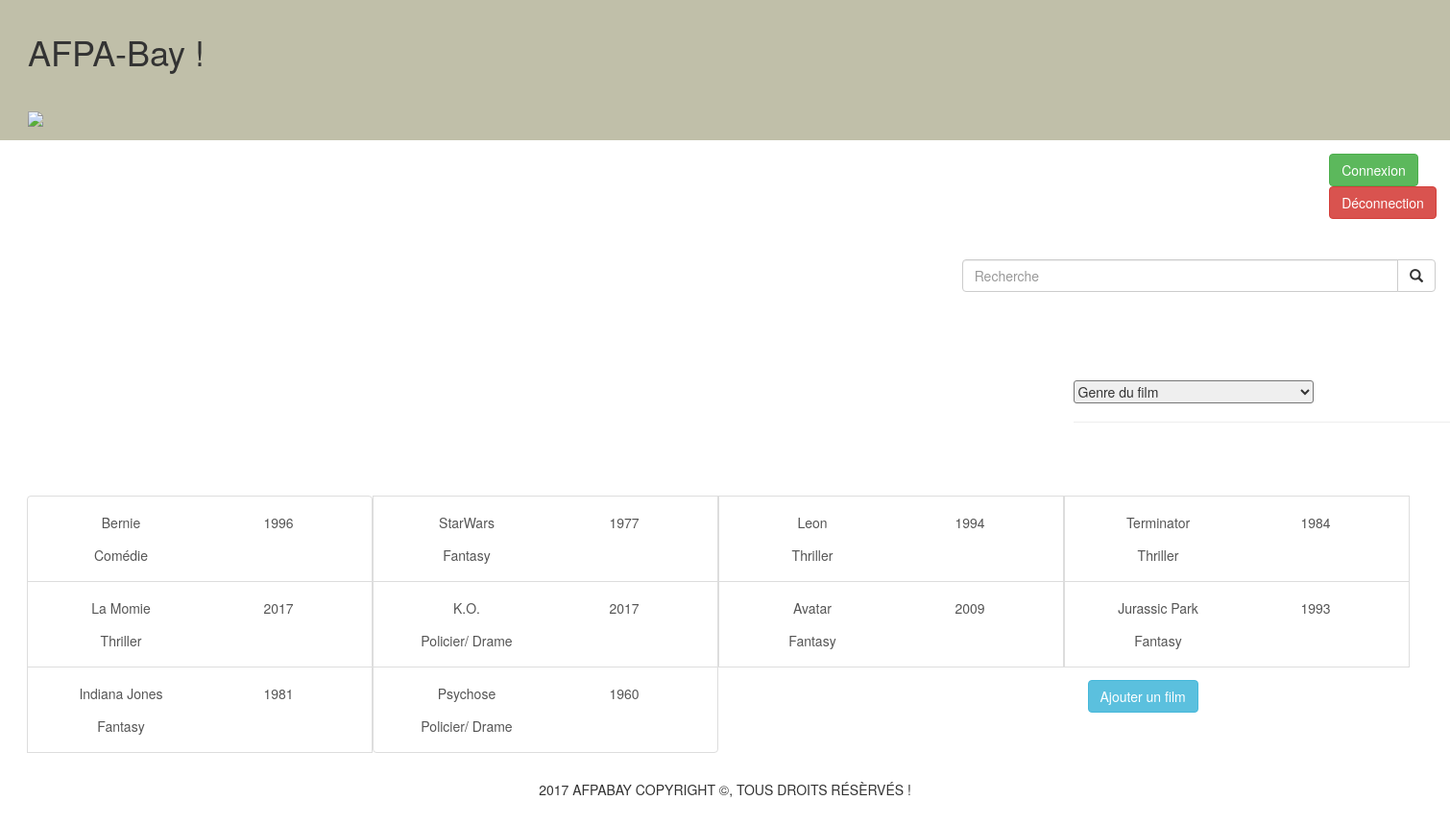
Page /PagesWeb/filmk.php on the committed database.
### tables this page shows
CREATE TABLE IF NOT EXISTS `film` (
  `ID` int(11) NOT NULL AUTO_INCREMENT,
  `titre` varchar(256) NOT NULL,
  `realisateur` varchar(256) NOT NULL,
  `acteurs` varchar(1024) NOT NULL,
  `année` int(255) NOT NULL,
  `lienimage` varchar(256) DEFAULT NULL,
  `IDgenre` int(10) NOT NULL,
  `genre` varchar(50) NOT NULL,
  PRIMARY KEY (`ID`)
);

### PagesWeb/filmk.php (the view, shortened to what this page needs)
<!DOCTYPE html>
<html>
    <?php
   include 'bddConnect.php';
    ?>
    <head>
        <link rel="stylesheet" href="bootstrap/css/bootstrap.css"/>
        <link rel="stylesheet" href="stylefilm.css"/>
    </head>
    <?php include 'BayHeader.php'; ?>
    <body class="">
        <div class="connexion col-xs-12 input-group col-xs-4 col-xs-offset-11"><a href="deconnection.php" role="button" class="btn btn-success">Connexion</a>
                                                                         </br> <a href="deconnection.php" role="button" class="btn btn-danger">Déconnection</a>
    </div>
<div class="recherche col-xs-12">
            <?php
            $filtre = filter_input(INPUT_GET, 'recherche', FILTER_SANITIZE_STRING);
            if ($filtre){
                $bob = $bdd->prepare('SELECT * FROM film WHERE titre LIKE :recherche');
                $bob->bindValue(':recherche', '%'.$filtre.'%', PDO::PARAM_STR);
                $bob->execute();
            }else {
                $bob = $bdd->query('SELECT * FROM film');
            }
            ?>
            <form>
                <div class="input-group col-xs-4 col-xs-offset-8">
                    <input type="text" class="form-control" placeholder="Recherche" name="recherche" value=<?php echo $filtre ?>>
                  <div class="input-group-btn">
                    <button class="btn btn-default" type="submit">
                      <i class="glyphicon glyphicon-search"></i>
                    </button>
                  </div>
                </div>
            </form>
      <?php
      include "index.php";
      ?>
</div>
        <div id="main">
            <div id="ul">
                <div class="list-group">
                    <?php
                        if ($bob){ $reponse = $bob;}
                        while ($donnees = $reponse->fetch(PDO::FETCH_ASSOC))
                            {
                            echo'<a href="filmDetail.php?titre='.$donnees["titre"].'"class="list-group-item col-xs-6 col-lg-3 col-md-6">
                            <div class = "datacontainer col-xs-6 col-lg-6 col-md-6"> '.$donnees["titre"].'</div>
                            <div class = "datacontainer col-xs-6 col-lg-6 col-md-6"> '.$donnees['année'].'</div>
                            <div class = "datacontainer col-xs-6 col-lg-6 col-md-6"> '.$donnees['genre'].'</div></a>'
                            ;
                            }
                            echo '</div>';
                    ?>
            </div>
            </div>
             <div class="col-xs-12 input-group col-xs-4 col-xs-offset-9"><a href="ajoutFilm.php" role="button" class="btn btn-info">Ajouter un film</a>
             </div>
    </body>
    <?php include 'BayFooter.php'; ?>
</html>

### redund/BayHeader.php
<!DOCTYPE html>
<header class="col-xs-12">
    <div id="divtitre_header" class="">
        <h1 class="">AFPA-Bay !
        <?php if (isset($_SESSION['ID'])) {
                                echo '('.$_SESSION['ID'].')';} ?></h1>
    </div>
    <div id="divtitre_logo">
        <img src="logo.jpeg">
    </div>
</header>

### genre/index.php (shortened to what this page needs)
<!DOCTYPE html>
<html>
<head>
	<link rel="stylesheet" href="bootstrap/css/bootstrap.css"/>
</head>
<body>
<div class="container col-xs-12">
<div class="page-header input-group col-xs-5 col-xs-offset-9">
	<h5>
		<select id="products_Film">
		<option value="" selected="selected">Genre du film</option>
		</select>
	</h5>
</div>
<div class="" id="display"></div>
</div>
</body>
</html>

### redund/BayFooter.php (shortened to what this page needs)
<!DOCTYPE html>
<head>
        <link rel="stylesheet" href="stylefilm.css"/>
    </head>
<footer class="col-xs-12">
    <div id="div_footer" class="">
        <div id='foot'>2017 afpaBAY Copyright ©, Tous droits résèrvés !</div>
    </div>
</footer>

### CSS/stylefilm.css (style rules this page uses)
html { background-color: white; }
header { background-color: #C0BFA9; }
.datacontainer { display: inline; border: 1px 0 1px 1px solid black; padding: 0.5em; text-align: center }
div { padding: 1em; }
img { max-width: 200px; max-height: 250px; }
a.list-group-item { background-color: #grey; }
#foot { text-align: center; text-transform: uppercase; font-variant: small-caps; margin:0 auto; }

### genre/index.php (style rules this page uses)
select { width:250px; border-radius:3px; }

### rows in the picture
film: titre "Bernie", année "1996", genre "Comédie"
film: titre "StarWars", année "1977", genre "Fantasy"
film: titre "Leon", année "1994", genre "Thriller"
film: titre "Terminator", année "1984", genre "Thriller"
film: titre "La Momie", année "2017", genre "Thriller"
film: titre "K.O.", année "2017", genre "Policier/ Drame"
film: titre "Avatar", année "2009", genre "Fantasy"
film: titre "Jurassic Park", année "1993", genre "Fantasy"
film: titre "Indiana Jones", année "1981", genre "Fantasy"
film: titre "Psychose", année "1960", genre "Policier/ Drame"
